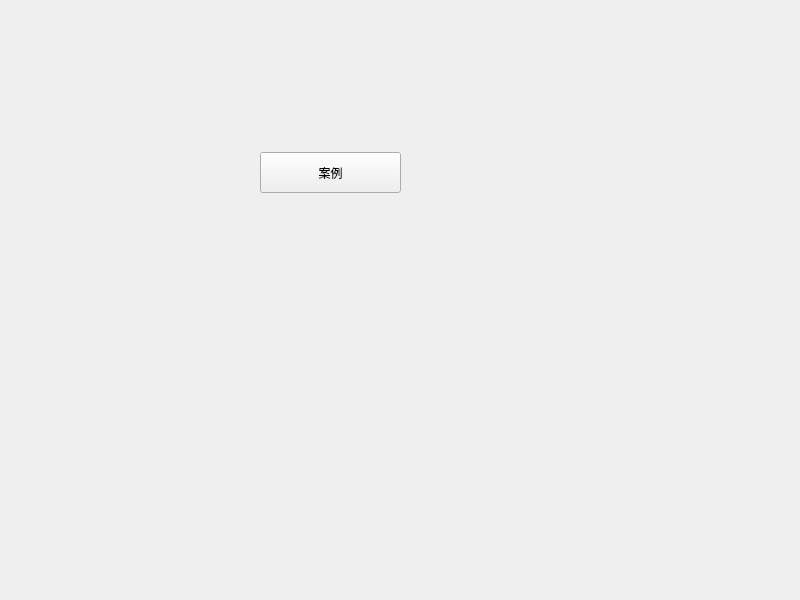
<?xml version="1.0" encoding="UTF-8"?>
<ui version="4.0">
 <class>Widget</class>
 <widget class="QWidget" name="Widget">
  <property name="geometry">
   <rect>
    <x>0</x>
    <y>0</y>
    <width>800</width>
    <height>600</height>
   </rect>
  </property>
  <property name="windowTitle">
   <string>Widget</string>
  </property>
  <widget class="QPushButton" name="pushButton">
   <property name="geometry">
    <rect>
     <x>260</x>
     <y>152</y>
     <width>141</width>
     <height>41</height>
    </rect>
   </property>
   <property name="text">
    <string>案例</string>
   </property>
  </widget>
 </widget>
 <resources/>
 <connections/>
</ui>
